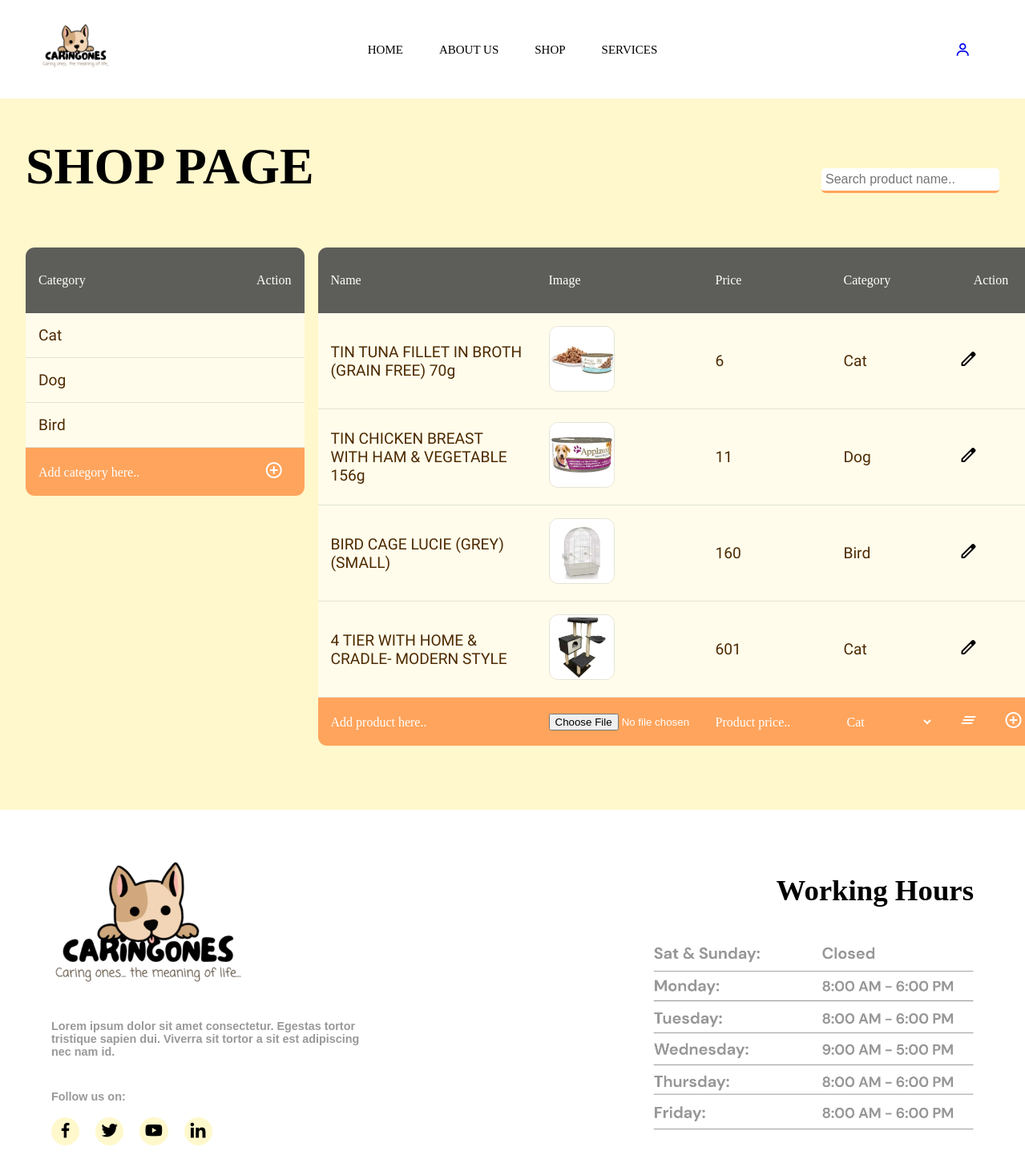
The app's page /adminShopPage.php with its own data.
### tables this page shows
CREATE TABLE IF NOT EXISTS `category` (
  `categoryID` int NOT NULL AUTO_INCREMENT,
  `categoryName` varchar(255) NOT NULL,
  PRIMARY KEY (`categoryID`)
);

CREATE TABLE IF NOT EXISTS `product` (
  `productID` int NOT NULL AUTO_INCREMENT,
  `productName` varchar(255) NOT NULL,
  `productImage` varchar(255) NOT NULL,
  `productPrice` int NOT NULL,
  `categoryName` varchar(255) NOT NULL,
  PRIMARY KEY (`productID`)
);

### adminShopPage.php (the view, shortened to what this page needs)
<?php
    if(isset($_SESSION['email'])){
    require_once("admin_header.php");
    }else{
        require_once('b4header.php');
    }
?>
<!DOCTYPE html>
<html>
    <head>
        <link href="adminShopPage.css" rel="stylesheet">
    </head>
    <body>
    <?php
        include ("conn.php");
        $sql = "SELECT * FROM category";
        $result = mysqli_query($con, $sql);
    ?>
    <div class="colour1 clearfix">
        <div class="titleSearch">
            <div class="titleappointmenttext">
                <h1>SHOP PAGE</h1>
            </div>
            <div class="search">
                <form class="search" action="" method="POST">
                    <input type="search" class="searchBox" name="searchText" placeholder="Search product name..">
                    <button type="submit" class="searchButton" name="searchButton"><lord-icon src="https://cdn.lordicon.com/rlizirgt.json" trigger="hover" axis-y="55"></lord-icon></button>
                </form>
            </div>
        </div>
        <div class="tableContainer">
            <table class="table" id="leftTable" cellspacing=0 width="100%">
                <tr align="center">
                    <th class="leftHeader" align="left">Category</th>
                    <th class="rightHeader">Action</th>
                </tr>
            <?php
                while ($row=mysqli_fetch_array($result))
                {
                    print '<tr class="categoryRow" align=center>';
                    print '<form method="post">';
                    print '<td align="left">'.$row['categoryName'].'</td>';
                    print '<td>'.'
                            <a title="Delete Category" onclick="return confirm(\'Delete '.$row['categoryName'].' record?\');" href="deleteCategory.php?id='.$row["categoryID"].'">
                            <script src="https://cdn.lordicon.com/bhenfmcm.js"></script>
                            <lord-icon
                                src="https://cdn.lordicon.com/kfzfxczd.json"
                                trigger="hover"
                                colors="primary:#121331"
                                style="width:30px;height:30px">
                            </lord-icon>
                            </a>'
                            .'</td>';
                    print '</form>';
                    print '</tr>';
                }
                ?>
            <div class="inputcontainer">
                <form method="post" action="addCategory.php">
                <td class="fieldContainer" align="center"><input class="inputfield" type="text" name="categorynm" id="categorynm" placeholder="Add category here.." required="required"></td>
                <td class="addField" align="center"><button class="addButton" type="submit" name="submitBtn" title="Add Category"><span class="material-symbols-rounded">add_circle</span></button></td>
                </form>
            </div>
            </table>
            <table class="table" id="rightTable" cellspacing=0 width="100%">
                <tr align="center">
                    <th class="leftHeader" align="left">Name</th>
                    <th align="left" width="10%">Image</th>
                    <th align="left">Price</th>
                    <th align="left">Category</th>
                    <th class="rightHeader" colspan=2>Action</th>
                </tr>
            <?php
                if (isset($_POST['searchButton'])){
                    include ("conn.php");
                    $searchProduct = $_POST['searchText'];
                    $sql2 = "SELECT * FROM product WHERE `productName` LIKE '%$searchProduct%'";
                }else{
                    $sql2 = "SELECT * FROM product";
                }
                $result2 = mysqli_query($con, $sql2);
                if(mysqli_num_rows($result2) == 0 ) {?>
                    <tr class="productRow" align=center>
                        <td class="noMatchResult" colspan=6>No match product found.</td>
                    </tr>
                <?php
                }else{
                    while ($row1=mysqli_fetch_array($result2))
                    {
                        print '<tr class="productRow" align=center>';
                        print '<form method="post">';
                        print '<td align="left">'.$row1['productName'].'</td>';
                        print '<td align="left"><img class="productImage" src="./Resources/'.$row1['productImage'].'"></td>';
                        print '<td align="left">'.$row1['productPrice'].'</td>';
                        print '<td align="left">'.$row1['categoryName'].'</td>';
                        print '<td><button class="editButton" name="editButton" title="Edit Product"><span class="material-symbols-rounded">edit</span></button></td>';
                        print '<td>'.'<a title="Delete Product" onclick="return confirm(\'Delete '.$row1['productName'].' from product?\');" href="deleteProduct.php?id='.$row1["productID"].'"><script src="https://cdn.lordicon.com/bhenfmcm.js"></script>
                                <lord-icon
                                    src="https://cdn.lordicon.com/kfzfxczd.json"
                                    trigger="hover"
                                    colors="primary:#121331"
                                    style="width:30px;height:30px">
                                </lord-icon>
                                </a>'
                                .'</td>';?>
                    <?php
                        print '</form>';
                        print '</tr>';
                    }
                }
                if(isset($_POST['editButton'])){
                    $pID = $_POST['productID'];
                    $searchEdit = mysqli_query($con,"SELECT * FROM product WHERE productID =$pID");
                    while($editRow = mysqli_fetch_array($searchEdit)){
                ?>
                <div class="inputcontainer">
                    <form method="post" action="editProduct.php">
                        <input type="hidden" name="productID" value="<?= $editRow['productID']?>">
                        <td class="fieldContainer" align="left"><input class="inputfield" type="text" name="productName" id="categorynm" value="<?php echo $editRow['productName']?>" placeholder="Add product here.." required="required"></td>
                        <td class="imageField"><input name="productImage" class="filePicker" type="file" align="left" required="required"></td>
                        <td class="priceField"><input name="productPrice" class="price" type="number" min="0" value="<?php echo $editRow['productPrice']?>" placeholder="Product price.." required="required"></td>
                        <td class="categoryField"><select name="productCategory" class="category">
                            <?php
                            $sql = mysqli_query($con, "SELECT * FROM category");
                            while ($row1 = $sql->fetch_assoc()){?>
                                <option value="<?php echo $row1['categoryName']?>" <?php if($editRow['categoryName'] == $row1['categoryName']){?>
                                    selected<?php }?>
                                ><?php echo $row1['categoryName']?></option>
                            <?php
                            }
                            ?>
                        </select></td>
                        <td class="addField" align="center" colspan=2><button class="saveEditButton" type="submit" title="Save Changes" onclick="return confirm('Confirm Edit Product?')"><script src="https://cdn.lordicon.com/bhenfmcm.js"></script>
                        <lord-icon
                            src="https://cdn.lordicon.com/egiwmiit.json"
                            trigger="hover"
                            colors="primary:#ffffff"
                            state="hover"
                            style="width:30px;height:30px">
                        </lord-icon>
                        </button></td>
                    </form>
                </div>
                <?php
                }
                }else{
                ?>
            <div class="inputcontainer">
                <form method="post" action="addProduct.php">
                    <td class="fieldContainer" align="left"><input class="inputfield" type="text" name="productName" id="categorynm" placeholder="Add product here.." required="required"></td>
                    <td class="imageField"><input name="productImage" class="filePicker" type="file" align="left" required="required"></td>
                    <td class="priceField"><input name="productPrice" class="price" type="number" min="0" placeholder="Product price.." required="required"></td>
                    <td class="categoryField"><select name="productCategory" class="category">
                        <?php
                        $sql = mysqli_query($con, "SELECT * FROM category");
                        while ($row1 = $sql->fetch_assoc()){
                            echo "<option value=".$row1['categoryName'].">" . $row1['categoryName'] . "</option>";
                        }
                        ?>
                    </select></td>
                    <td class="resetField"><button class="resetButton" type="reset" title="Clear entries"><span class="material-symbols-rounded">clear_all</span></button></td>
                    <td class="addField" align="center"><button class="addButton" type="submit" name="submitBtn" title="Add Product"><span class="material-symbols-rounded">add_circle</span></button></td>
                </form>
            </div>
            <?php }?>
            </table>
        </div>
    </div>
</body>
    <?php
        require_once("footer.php");
    ?>
</html>

### b4header.php (shortened to what this page needs)
<!DOCTYPE html>
<html>
    <head>
        <link rel="stylesheet" href="header.css">
        <link href='https://unpkg.com/boxicons@2.1.4/css/boxicons.min.css' rel='stylesheet'>
    </head>
    <body>
        <header>
            <nav>
                <div class="logo">
                    <img src="./Resources/Caringones_logo_transparent.png">
                </div>
                <div class="nav-links">
                    <ul>
                        <li>
                            <a href="http://localhost/FYP/Homepage.php">
                                HOME
                            </a>
                        </li>
                        <li>
                            <a href="#about-us">
                                ABOUT US
                            </a>
                        </li>
                        <li>
                            <a href="http://localhost/FYP/shopPage.php">
                                SHOP
                            </a>
                        </li>
                        <li>
                            <a href="http://localhost/FYP/Services_Before_Login.php">
                                SERVICES
                            </a>
                        </li>
                    </ul>
                </div>
                <div class="nav-icons">
                    <a href="http://localhost/FYP/login.php" title="Haven't Login?">
                        <i class='bx bx-user'></i>
                    </a>
                </div>
            </nav>
        </header>
    </body>
</html>

### footer.php
<html>
<head>
    <link rel="stylesheet" href="footer.css">
    <link href='https://unpkg.com/boxicons@2.1.4/css/boxicons.min.css' rel='stylesheet'>
</head>
<body>
</body>
<div class="footerContent">
    <div class="footerLeft">
        <div>
            <img class="footerLogo" src="./Resources/Caringones_logo_transparent1.png">
        </div>
        <p class="leftText1">
            Lorem ipsum dolor sit amet consectetur. Egestas tortor tristique sapien dui. Viverra sit tortor a sit est adipiscing nec nam id.
        </p>
        <p class="socialTitle">
            Follow us on:
        </p>
        <div class="socialLogo">
            <i class='bx bxl-facebook bx-sm' onclick ="location.href='https://www.facebook.com';" title="Facebook"></i>
            <i class='bx bxl-twitter bx-sm' onclick ="location.href='https://www.twitter.com';" title="Twitter"></i>
            <i class='bx bxl-youtube bx-sm' onclick ="location.href='https://www.youtube.com/@ChillwithTaiki';" title="Youtube"></i>
            <i class='bx bxl-linkedin bx-sm' onclick ="location.href='https://www.Linkedin.com';" title="Linkedin"></i>
        </div>
    </div>
    <div class="footerRight">
        <h1 class="workHourTitle">Working Hours</h1>
        <img class="workHourContent" src="./Resources/footerWorkingHour.jpg">
    </div>
</div>
</html>

### header.css (style rules this page uses)
* { margin: 0; padding: 0; }
nav { display: flex; flex-direction: row; align-items: center; padding: 5px 1cm; justify-content: space-around; }
nav .logo { display: flex; align-items: center; flex-basis: 30%; }
nav .logo img { width: 3cm; transition: transform .5s; }
nav .nav-links { flex-basis: 40%; text-align: center; }
nav .nav-links ul { display: flex; justify-content: center; list-style: none; }
nav .nav-links ul li a { color: black; text-decoration: none; margin: 0px 22.5px 0px 22.5px; font-size: 15px; font-family: 'Tilt Neon', cursive; }
nav .nav-icons { flex-basis: 30%; text-align: right; }
nav .nav-icons i { font-size: 20px; margin-right: 20px; padding: 10px; transition: transform .5s; }

### adminShopPage.css (style rules this page uses)
* { border: none; outline: none; }
.colour1 { background-color: #fff8cc; min-height: 90vh; width: auto; padding: 3rem 2rem 5rem 2rem; }
.titleappointmenttext { margin-bottom: 4rem; font-family: cursive; font-size: 2rem; }
.search { display: flex; border: 0; float: right; }
.searchBox { border-width: 0; padding: 5px; border-radius: 5px 0px 0px 5px; border-bottom: 3px solid #ffa45c; font-family: Arial; font-size: 1rem; }
.searchButton { border-width: 0; background-color: white; padding: 5px 5px 5px 0px; border-radius: 0px 5px 5px 0px; cursor: pointer; border-bottom: 3px solid #ffa45c; }
.titleSearch { display: flex; justify-content: space-between; align-items: baseline; }
.clearfix::after { content: ""; clear: both; display: table; }
.table { display: flex; }
#leftTable { float: left; width: 28%; }
#rightTable { float: right; width: 70%; }
.table th { padding: 2rem 1rem 2rem 1rem; background-color: #5D5D5A; font-family: cursive; font-style: normal; font-weight: normal; font-size: 1rem; color: #fff; }
.leftHeader { border-radius: .7rem 0rem 0rem 0rem; }
.rightHeader { border-radius: 0rem .7rem 0rem 0rem; }
.table td { padding: 1rem 1rem 1rem 1rem; background-color: #fffcec; font-family: Itim; font-style: normal; font-weight: normal; font-size: 1rem; color: #4d2a00; }
.productImage { height: 5rem; width: 5rem; border-radius: .7rem; border: #e5e3d4 0.01rem solid; }
.inputfield { background: #FFA45C; font-family: cursive; font-style: normal; font-weight: normal; font-size: 1rem; color: #fff; width: 10rem; }
.inputfield::placeholder { color: #fff; }
input#categorynm { width: 16rem; }
td.fieldContainer { background: #FFA45C; border-radius: 0rem 0rem 0rem .7rem; padding-right: 0; }
.addButton { background-color: #FFA45C; color: #fff; cursor: pointer; border-radius: 50%; }
.editButton { background-color: #fffcec; cursor: pointer; }
td.addField { background: #FFA45C; border-radius: 0rem 0rem .7rem 0rem; }
.categoryRow td { border-bottom: #e5e3d4 0.01rem solid; font-size: 1.2rem; }
.productRow td { border-bottom: #e5e3d4 0.01rem solid; font-size: 1.2rem; }
.filePicker { width: 11rem; }
td.imageField { background-color: #FFA45C; color: #fff; }
td.priceField { background-color: #FFA45C; }
.price { background: #FFA45C; font-family: cursive; font-style: normal; font-weight: normal; font-size: 1rem; color: #fff; width: 8rem; }
.price::placeholder { color: #fff; }
td.categoryField { background-color: #FFA45C; }
.category { background: #FFA45C; font-family: cursive; font-style: normal; font-weight: normal; font-size: 1rem; color: #fff; width: 7rem; cursor: pointer; }
td.resetField { background: #FFA45C; }
.resetButton { background-color: #FFA45C; color: #fff; cursor: pointer; border-radius: 50%; }

### records on screen
category: categoryName "Cat"
category: categoryName "Dog"
category: categoryName "Bird"
product: productName "TIN TUNA FILLET IN BROTH (GRAIN FREE) 70g", productImage (picture), productPrice "6", categoryName "Cat"
product: productName "TIN CHICKEN BREAST WITH HAM & VEGETABLE 156g", productImage (picture), productPrice "11", categoryName "Dog"
product: productName "BIRD CAGE LUCIE (GREY) (SMALL)", productImage (picture), productPrice "160", categoryName "Bird"
product: productName "4 TIER WITH HOME & CRADLE- MODERN STYLE", productImage (picture), productPrice "601", categoryName "Cat"

### other values on screen
form field productCategory "Cat"
